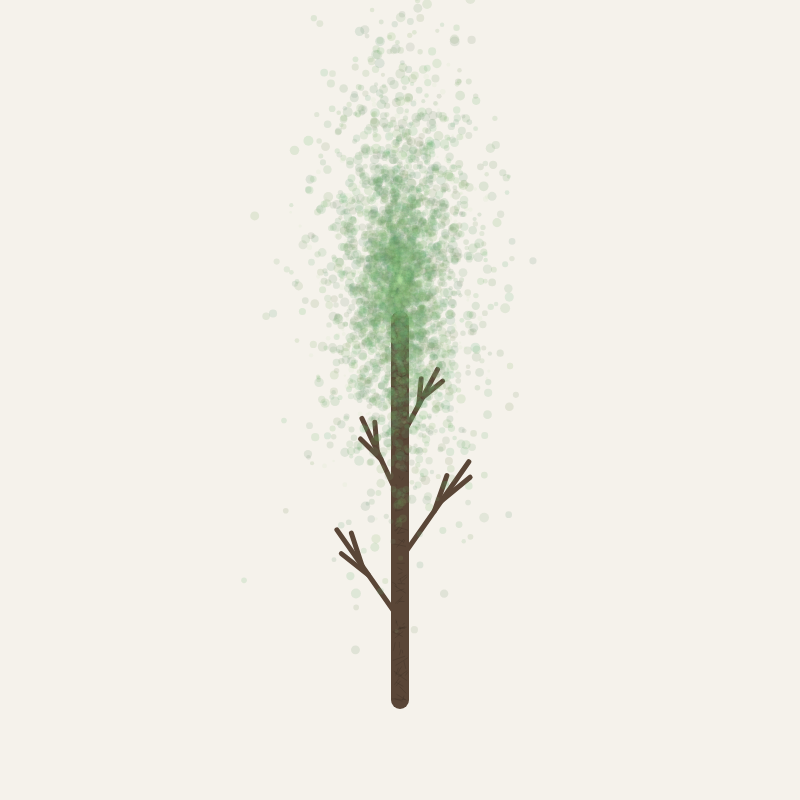
Frame 1 (no input)
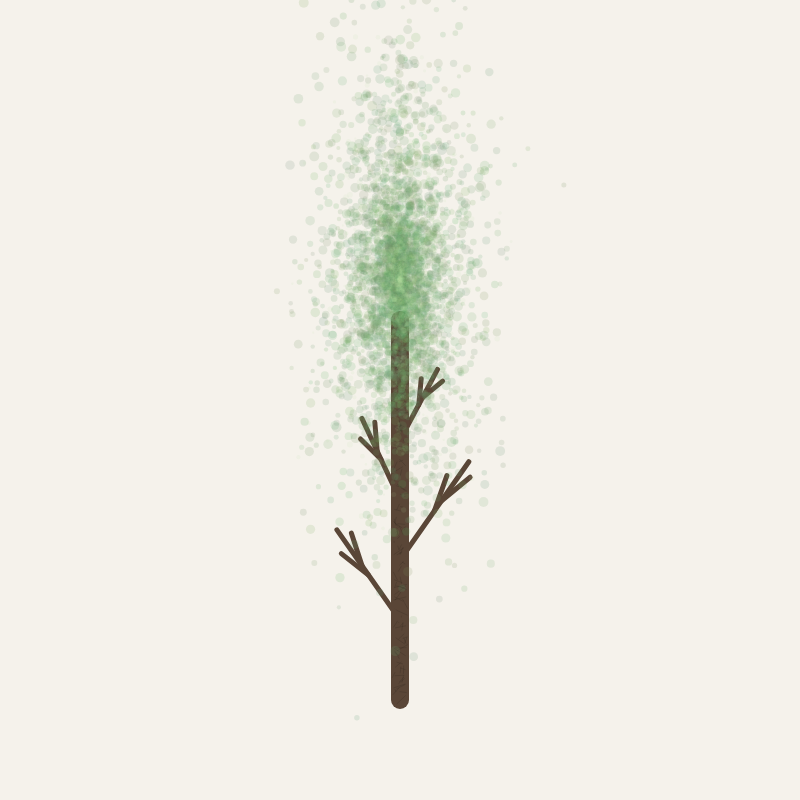
Frame 2 (the mouse pressed at the canvas centre, redrawn once)

The p5.js sketch that drew these frames (run headless with seeded random() and noise() and a simulated clock; the mouse was pressed at the canvas centre and the sketch redrawn once):

// p5.js sketch
// ── sketch.js
function setup() {
  createCanvas(800, 800);
  noLoop();
}

function draw() {
  background(245, 242, 235);

  translate(width / 2, height - 100);

  drawPoplarTree();
}

function drawPoplarTree() {

  // ===== 树干 =====

  stroke(90, 70, 55);
  strokeWeight(18);

  line(0, 0, 0, -380);

  // 树皮纹理

  stroke(50, 40, 30, 60);
  strokeWeight(1);

  for(let i = 0; i < 120; i++) {

    let y = random(-380, 0);

    line(
      random(-6, 6),
      y,
      random(-8, 8),
      y + random(-8, 8)
    );
  }

  // ===== 一级枝干 =====

  drawBranch(0, -80, -35, 110);
  drawBranch(0, -140, 35, 120);
  drawBranch(0, -200, -25, 90);
  drawBranch(0, -260, 28, 80);

  // ===== 树冠 =====

  noStroke();

  for(let i = 0; i < 3500; i++) {

    let angle = random(TWO_PI);

    let r = randomGaussian(0, 45);

    let x = cos(angle) * r;

    let y = sin(angle) * r * 2.8;

    fill(
      random(90,130),
      random(140,180),
      random(90,120),
      40
    );

    circle(
      x,
      y - 420,
      random(4,10)
    );
  }

  // 高光叶片

  for(let i = 0; i < 1200; i++) {

    let angle = random(TWO_PI);

    let r = randomGaussian(0,35);

    let x = cos(angle) * r;

    let y = sin(angle) * r * 2.5;

    fill(
      180,
      220,
      160,
      25
    );

    circle(
      x,
      y - 420,
      random(2,6)
    );
  }
}

function drawBranch(x,y,angle,len){

  push();

  translate(x,y);

  rotate(radians(angle));

  stroke(90,70,55);
  strokeWeight(5);

  line(0,0,0,-len);

  line(
    0,
    -len * 0.5,
    -10,
    -len * 0.8
  );

  line(
    0,
    -len * 0.6,
    10,
    -len * 0.9
  );

  pop();
}
